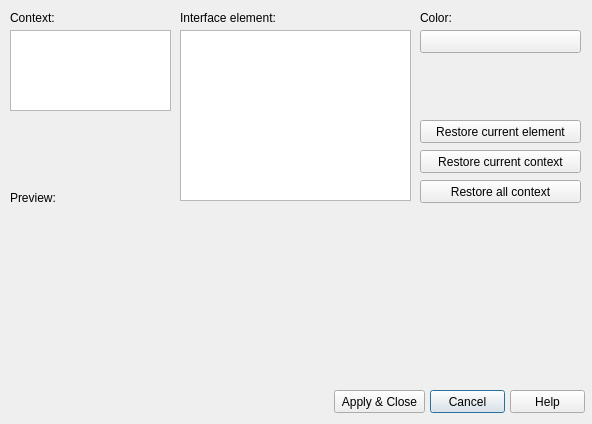
<?xml version="1.0" encoding="UTF-8"?>
<ui version="4.0">
    <class>WindowColor_Dialog</class>
    <widget class="QDialog" name="WindowColor_Dialog">
        <property name="geometry">
            <rect>
                <x>0</x>
                <y>0</y>
                <width>592</width>
                <height>424</height>
            </rect>
        </property>
        <property name="minimumSize">
            <size>
                <width>592</width>
                <height>424</height>
            </size>
        </property>
        <property name="maximumSize">
            <size>
                <width>592</width>
                <height>424</height>
            </size>
        </property>
        <property name="windowTitle">
            <string>Drawing window Colors</string>
        </property>
        <widget class="QPushButton" name="Button_Cancel">
            <property name="geometry">
                <rect>
                    <x>430</x>
                    <y>390</y>
                    <width>75</width>
                    <height>23</height>
                </rect>
            </property>
            <property name="text">
                <string>Cancel</string>
            </property>
        </widget>
        <widget class="QPushButton" name="Button_Help">
            <property name="geometry">
                <rect>
                    <x>510</x>
                    <y>390</y>
                    <width>75</width>
                    <height>23</height>
                </rect>
            </property>
            <property name="text">
                <string>Help</string>
            </property>
        </widget>
        <widget class="QPushButton" name="Button_ApplyClose">
            <property name="geometry">
                <rect>
                    <x>334</x>
                    <y>390</y>
                    <width>91</width>
                    <height>23</height>
                </rect>
            </property>
            <property name="text">
                <string>Apply &amp;&amp; Close</string>
            </property>
        </widget>
        <widget class="QLabel" name="label">
            <property name="geometry">
                <rect>
                    <x>10</x>
                    <y>10</y>
                    <width>161</width>
                    <height>16</height>
                </rect>
            </property>
            <property name="text">
                <string>Context:</string>
            </property>
        </widget>
        <widget class="QListView" name="listView_Context">
            <property name="geometry">
                <rect>
                    <x>10</x>
                    <y>30</y>
                    <width>161</width>
                    <height>81</height>
                </rect>
            </property>
        </widget>
        <widget class="QListView" name="listView_Element">
            <property name="geometry">
                <rect>
                    <x>180</x>
                    <y>30</y>
                    <width>231</width>
                    <height>171</height>
                </rect>
            </property>
        </widget>
        <widget class="QLabel" name="label_2">
            <property name="geometry">
                <rect>
                    <x>180</x>
                    <y>10</y>
                    <width>161</width>
                    <height>16</height>
                </rect>
            </property>
            <property name="text">
                <string>Interface element:</string>
            </property>
        </widget>
        <widget class="QPushButton" name="Button_ColorDummy">
            <property name="geometry">
                <rect>
                    <x>420</x>
                    <y>30</y>
                    <width>161</width>
                    <height>23</height>
                </rect>
            </property>
            <property name="text">
                <string/>
            </property>
        </widget>
        <widget class="QPushButton" name="Button_RestoreCurrElement">
            <property name="geometry">
                <rect>
                    <x>420</x>
                    <y>120</y>
                    <width>161</width>
                    <height>23</height>
                </rect>
            </property>
            <property name="text">
                <string>Restore current element</string>
            </property>
        </widget>
        <widget class="QPushButton" name="Button_RestoreCurrContext">
            <property name="geometry">
                <rect>
                    <x>420</x>
                    <y>150</y>
                    <width>161</width>
                    <height>23</height>
                </rect>
            </property>
            <property name="text">
                <string>Restore current context</string>
            </property>
        </widget>
        <widget class="QPushButton" name="Button_RestoreAllContext">
            <property name="geometry">
                <rect>
                    <x>420</x>
                    <y>180</y>
                    <width>161</width>
                    <height>23</height>
                </rect>
            </property>
            <property name="text">
                <string>Restore all context</string>
            </property>
        </widget>
        <widget class="QWidget" name="widget_Preview" native="true">
            <property name="geometry">
                <rect>
                    <x>10</x>
                    <y>210</y>
                    <width>401</width>
                    <height>171</height>
                </rect>
            </property>
        </widget>
        <widget class="QLabel" name="label_3">
            <property name="geometry">
                <rect>
                    <x>10</x>
                    <y>190</y>
                    <width>161</width>
                    <height>16</height>
                </rect>
            </property>
            <property name="text">
                <string>Preview:</string>
            </property>
        </widget>
        <widget class="QLabel" name="label_4">
            <property name="geometry">
                <rect>
                    <x>420</x>
                    <y>10</y>
                    <width>161</width>
                    <height>16</height>
                </rect>
            </property>
            <property name="text">
                <string>Color:</string>
            </property>
        </widget>
    </widget>
    <resources/>
    <connections>
        <connection>
            <sender>Button_ApplyClose</sender>
            <signal>clicked()</signal>
            <receiver>WindowColor_Dialog</receiver>
            <slot>Button_ApplyClose_Pressed()</slot>
            <hints>
                <hint type="sourcelabel">
                    <x>314</x>
                    <y>403</y>
                </hint>
                <hint type="destinationlabel">
                    <x>21</x>
                    <y>398</y>
                </hint>
            </hints>
        </connection>
        <connection>
            <sender>Button_Cancel</sender>
            <signal>clicked()</signal>
            <receiver>WindowColor_Dialog</receiver>
            <slot>Button_Cancel_Pressed()</slot>
            <hints>
                <hint type="sourcelabel">
                    <x>397</x>
                    <y>403</y>
                </hint>
                <hint type="destinationlabel">
                    <x>72</x>
                    <y>405</y>
                </hint>
            </hints>
        </connection>
        <connection>
            <sender>Button_Help</sender>
            <signal>clicked()</signal>
            <receiver>WindowColor_Dialog</receiver>
            <slot>ButtonHELP_Pressed()</slot>
            <hints>
                <hint type="sourcelabel">
                    <x>464</x>
                    <y>404</y>
                </hint>
                <hint type="destinationlabel">
                    <x>131</x>
                    <y>409</y>
                </hint>
            </hints>
        </connection>
        <connection>
            <sender>Button_RestoreCurrElement</sender>
            <signal>clicked()</signal>
            <receiver>WindowColor_Dialog</receiver>
            <slot>Button_RestoreCurrElement_clicked()</slot>
            <hints>
                <hint type="sourcelabel">
                    <x>482</x>
                    <y>135</y>
                </hint>
                <hint type="destinationlabel">
                    <x>550</x>
                    <y>238</y>
                </hint>
            </hints>
        </connection>
        <connection>
            <sender>Button_RestoreCurrContext</sender>
            <signal>clicked()</signal>
            <receiver>WindowColor_Dialog</receiver>
            <slot>Button_RestoreCurrContext_clicked()</slot>
            <hints>
                <hint type="sourcelabel">
                    <x>465</x>
                    <y>162</y>
                </hint>
                <hint type="destinationlabel">
                    <x>549</x>
                    <y>274</y>
                </hint>
            </hints>
        </connection>
        <connection>
            <sender>Button_RestoreAllContext</sender>
            <signal>clicked()</signal>
            <receiver>WindowColor_Dialog</receiver>
            <slot>Button_RestoreAllContext_clicked()</slot>
            <hints>
                <hint type="sourcelabel">
                    <x>447</x>
                    <y>185</y>
                </hint>
                <hint type="destinationlabel">
                    <x>547</x>
                    <y>309</y>
                </hint>
            </hints>
        </connection>
    </connections>
    <slots>
        <slot>Button_ApplyClose_Pressed()</slot>
        <slot>Button_Cancel_Pressed()</slot>
        <slot>ButtonHELP_Pressed()</slot>
        <slot>Button_RestoreCurrElement_clicked()</slot>
        <slot>Button_RestoreCurrContext_clicked()</slot>
        <slot>Button_RestoreAllContext_clicked()</slot>
    </slots>
</ui>
